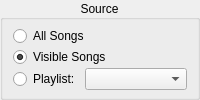
          <widget class="QGroupBox" name="sourceGroup">
           <property name="font">
            <font>
             <weight>50</weight>
             <bold>false</bold>
            </font>
           </property>
           <property name="title">
            <string>Source</string>
           </property>
           <property name="alignment">
            <set>Qt::AlignCenter</set>
           </property>
           <property name="flat">
            <bool>true</bool>
           </property>
           <layout class="QVBoxLayout" name="verticalLayout">
            <property name="spacing">
             <number>0</number>
            </property>
            <property name="leftMargin">
             <number>10</number>
            </property>
            <property name="topMargin">
             <number>5</number>
            </property>
            <property name="rightMargin">
             <number>10</number>
            </property>
            <property name="bottomMargin">
             <number>5</number>
            </property>
            <item>
             <widget class="QRadioButton" name="radioAllSongs">
              <property name="minimumSize">
               <size>
                <width>0</width>
                <height>20</height>
               </size>
              </property>
              <property name="text">
               <string>All Songs</string>
              </property>
              <property name="icon">
               <iconset resource="../resources/UltraStar-Manager.qrc">
                <normaloff>:/control/database.png</normaloff>:/control/database.png</iconset>
              </property>
             </widget>
            </item>
            <item>
             <widget class="QRadioButton" name="radioVisibleSongs">
              <property name="minimumSize">
               <size>
                <width>0</width>
                <height>20</height>
               </size>
              </property>
              <property name="text">
               <string>Visible Songs</string>
              </property>
              <property name="icon">
               <iconset resource="../resources/UltraStar-Manager.qrc">
                <normaloff>:/control/eye.png</normaloff>:/control/eye.png</iconset>
              </property>
              <property name="checked">
               <bool>true</bool>
              </property>
             </widget>
            </item>
            <item>
             <layout class="QHBoxLayout" name="horizontalLayout">
              <property name="spacing">
               <number>5</number>
              </property>
              <item>
               <widget class="QRadioButton" name="radioPlaylist">
                <property name="sizePolicy">
                 <sizepolicy hsizetype="Fixed" vsizetype="Fixed">
                  <horstretch>0</horstretch>
                  <verstretch>0</verstretch>
                 </sizepolicy>
                </property>
                <property name="minimumSize">
                 <size>
                  <width>0</width>
                  <height>20</height>
                 </size>
                </property>
                <property name="text">
                 <string>Playlist:</string>
                </property>
                <property name="icon">
                 <iconset resource="../resources/UltraStar-Manager.qrc">
                  <normaloff>:/control/playlist.png</normaloff>:/control/playlist.png</iconset>
                </property>
               </widget>
              </item>
              <item>
               <widget class="QComboBox" name="playlistCombo">
                <property name="minimumSize">
                 <size>
                  <width>0</width>
                  <height>20</height>
                 </size>
                </property>
                <property name="duplicatesEnabled">
                 <bool>true</bool>
                </property>
               </widget>
              </item>
             </layout>
            </item>
           </layout>
          </widget>
